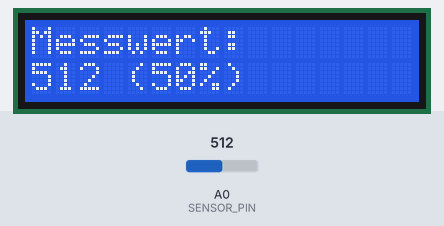
Simulated run of this sketch. Board: Arduino Uno, built with avr-gcc and run on an emulated ATmega328P. Shown: 16×2 character LCD. The test bench sets the inputs (shaded band); at power-on: A0 (SENSOR_PIN) = 512.

Above: at 1.2 s.
1.3 s: A0 (SENSOR_PIN) set to 716
At 2.5 s:
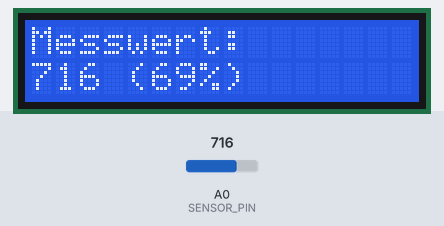
2.9 s: A0 (SENSOR_PIN) set to 900
At 3.4 s:
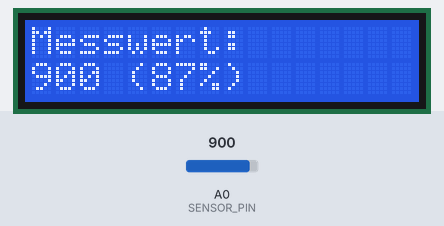
4.4 s: A0 (SENSOR_PIN) set to 11
At 5.7 s:
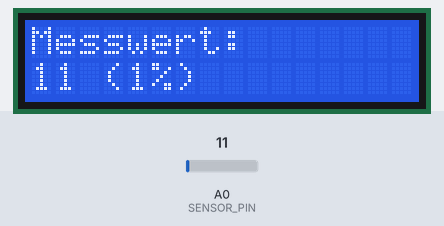
6.0 s: A0 (SENSOR_PIN) set to 8
At 6.8 s:
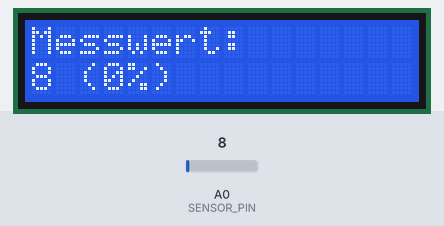
Timing chart, 0 to 8.6 s (numbered marks = the images above; inputs shaded):
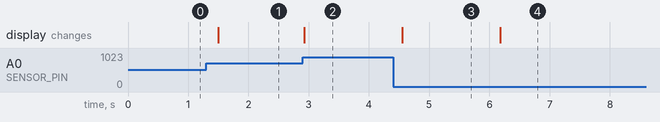

Measured:
- after the input at 1.3 s, the display: changes after 0.20 s (image 1)
- after the input at 2.9 s, the display: changes at once (image 2)
- after the input at 4.4 s, the display: changes after 0.15 s (image 3)
- after the input at 6.0 s, the display: changes after 0.18 s (image 4)

The sketch:

lcd_messwert.ino
```cpp
/*
 * Projekt 16: Messwert auf LCD anzeigen
 * Analoger Sensorwert wird live auf LCD angezeigt.
 *
 * Schaltung:
 * - LCD wie Projekt 15
 * - Analoger Sensor (z.B. Poti) an A0
 */

#include <LiquidCrystal.h>

LiquidCrystal lcd(8, 9, 4, 5, 6, 7);
const int SENSOR_PIN = A0;

void setup() {
  lcd.begin(16, 2);
  lcd.setCursor(0, 0);
  lcd.print("Messwert:");
}

void loop() {
  int wert = analogRead(SENSOR_PIN);

  lcd.setCursor(0, 1);
  lcd.print("                ");  // Zeile löschen
  lcd.setCursor(0, 1);
  lcd.print(wert);
  lcd.print(" (");
  lcd.print(map(wert, 0, 1023, 0, 100));
  lcd.print("%)");

  delay(200);
}
```
